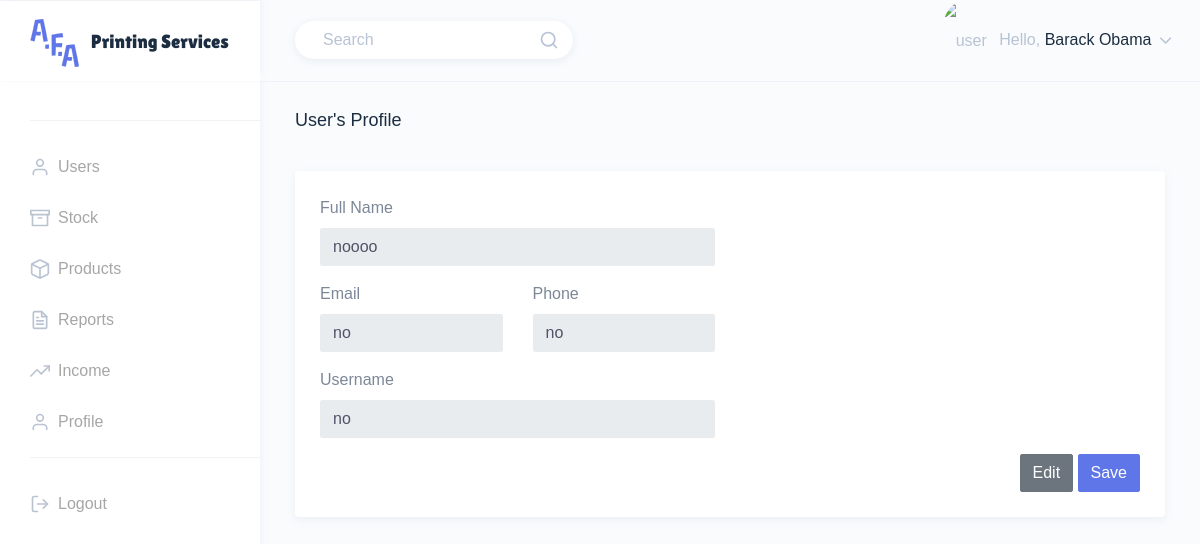
/src/html/manager/edit_customer.php?userId=2 (signed in), run on the app's committed database.
### tables this page shows
CREATE TABLE IF NOT EXISTS `user` (
  `user_id` int NOT NULL AUTO_INCREMENT,
  `full_name` varchar(150) NOT NULL,
  `email` varchar(150) NOT NULL,
  `phone` varchar(150) NOT NULL,
  `username` varchar(150) NOT NULL,
  `password` varchar(150) NOT NULL,
  `role` int NOT NULL,
  `access` tinyint(1) NOT NULL,
  `image_url` varchar(150) NOT NULL,
  PRIMARY KEY (`user_id`),
  KEY `role` (`role`)
);

CREATE TABLE IF NOT EXISTS `customer` (
  `customer_id` int NOT NULL AUTO_INCREMENT,
  `full_name` varchar(150) NOT NULL,
  `email` varchar(150) NOT NULL,
  `phone` varchar(150) NOT NULL,
  `username` varchar(150) NOT NULL,
  `password` varchar(255) NOT NULL,
  `image_url` varchar(150) NOT NULL,
  `access` tinyint(1) NOT NULL,
  PRIMARY KEY (`customer_id`)
);

### src/html/manager/edit_customer.php (the view, shortened to what this page needs)
<?php
    require_once('../../database/db.php');
    $sql = "SELECT * FROM user WHERE user_id=".$_SESSION['id']."";
    $query_result = mysqli_query($conn, $sql);
    while($record = mysqli_fetch_assoc($query_result)) {
      $users_info[] = $record;
    }
    $image_path=json_decode($user_info[0]['image_url'], true);
    $customer_id=$_GET['userId'];
    $sql = "SELECT * FROM customer WHERE customer_id=".$customer_id."";
    $query_result = mysqli_query($conn, $sql);
    while($record = mysqli_fetch_assoc($query_result)) {
      $user_info[] = $record;
    }
    $fullname=$user_info[0]['full_name'];
    $email=$user_info[0]['email'];
    $phone=$user_info[0]['phone'];
    $username=$user_info[0]['username'];
?>
<!DOCTYPE html>
<html dir="ltr" lang="en">
<head>
    <link href="../../assets/extra-libs/datatables.net-bs4/css/dataTables.bootstrap4.css" rel="stylesheet">
    <link href="../../dist/css/style.min.css" rel="stylesheet">
</head>
<body>
    <div id="main-wrapper" data-theme="light" data-layout="vertical" data-navbarbg="skin6" data-sidebartype="full" data-sidebar-position="fixed" data-header-position="fixed" data-boxed-layout="full">
        <header class="topbar" data-navbarbg="skin6">
            <nav class="navbar top-navbar navbar-expand-md">
                <div class="navbar-header" data-logobg="skin6">
                    <div class="navbar-brand">
                        <a href="index.php">
                            <b class="logo-icon">
                                <img src="../../assets/images/logo-icon-1.svg" alt="homepage" class="dark-logo" />
                            </b>
                            <span class="logo-text">
                                <img src="../../assets/images/logo-text-1.svg" alt="homepage" class="dark-logo" />
                            </span>
                        </a>
                    </div>
                </div>
                <div class="navbar-collapse collapse" id="navbarSupportedContent">
                    <ul class="navbar-nav float-left mr-auto ml-3 pl-1">
                      <li class="nav-item d-none d-md-block">
                          <a class="nav-link" href="javascript:void(0)">
                              <form>
                                  <div class="customize-input">
                                      <input class="form-control custom-shadow custom-radius border-0 bg-white"
                                          type="search" placeholder="Search" aria-label="Search">
                                      <i class="form-control-icon" data-feather="search"></i>
                                  </div>
                              </form>
                          </a>
                      </li>
                    </ul>
                    <ul class="navbar-nav float-right">
                        <li class="nav-item dropdown">
                            <a class="nav-link dropdown-toggle" href="javascript:void(0)" data-toggle="dropdown"
                                aria-haspopup="true" aria-expanded="false">
                                <?php echo"<img src='../../assets/images/users/".$image_path['path']."' alt='user' class='rounded-circle'
                                    width='40'>"; ?>
                                <span class="ml-2 d-none d-lg-inline-block"><span>Hello,</span> <span
                                        class="text-dark"><?php echo $users_info[0]['full_name']; ?></span> <i data-feather="chevron-down"
                                        class="svg-icon"></i></span>
                            </a>
                        </li>
                    </ul>
                </div>
            </nav>
        </header>
        <aside class="left-sidebar" data-sidebarbg="skin6">
            <div class="scroll-sidebar" data-sidebarbg="skin6">
                <nav class="sidebar-nav">
                    <ul id="sidebarnav">
                    <li class="list-divider"></li>
                    <li class="sidebar-item"> <a class="sidebar-link" href="index.php"
                            aria-expanded="false"><i data-feather="user" class="feather-icon"></i><span
                                class="hide-menu">Users</span></a>
                    </li>
                    <li class="sidebar-item"> <a class="sidebar-link sidebar-link" href="stock.php"
                            aria-expanded="false"><i data-feather="archive" class="feather-icon"></i><span
                                class="hide-menu">Stock</span></a>
                    </li>
                    <li class="sidebar-item"> <a class="sidebar-link sidebar-link" href="products.php"
                            aria-expanded="false"><i data-feather="box" class="feather-icon"></i><span
                                class="hide-menu">Products</span></a>
                    </li>
                    <li class="sidebar-item"> <a class="sidebar-link sidebar-link" href="reports.php"
                            aria-expanded="false"><i data-feather="file-text" class="feather-icon"></i><span
                                class="hide-menu">Reports</span></a>
                    </li>
                    <li class="sidebar-item"> <a class="sidebar-link sidebar-link" href="income.php"
                        aria-expanded="false"><i data-feather="trending-up" class="feather-icon"></i><span
                            class="hide-menu">Income</span></a>
                    </li>
                    <li class="sidebar-item"> <a class="sidebar-link sidebar-link" href="profile.php"
                        aria-expanded="false"><i data-feather="user" class="feather-icon"></i><span
                            class="hide-menu">Profile</span></a>
                    </li>
                        <li class="list-divider"></li>
                        <li class="sidebar-item"> <a class="sidebar-link sidebar-link" href="../logout.php"
                                aria-expanded="false"><i data-feather="log-out" class="feather-icon"></i><span
                                    class="hide-menu">Logout</span></a></li>
                    </ul>
                </nav>
            </div>
        </aside>
        <div class="page-wrapper">
            <div class="page-breadcrumb">
                <div class="row">
                    <div class="col-7 align-self-center">
                        <h4 class="page-title text-truncate text-dark font-weight-medium mb-1">User's Profile</h4>
                    </div>
                </div>
            </div>
            <div class="container-fluid">
                <div class="row">
                    <div class="col-12">
                        <div class="card">
                            <div class="card-body">
                                <form id="myForm" action="../../database/edit_customer_for_manager.php?userId=<?php echo $customer_id; ?>" method="post">
                                    <div class="form-body">
                                        <div class="row">
                                            <div class="col-md-6">
                                                <div class="form-group">
                                                    <label>Full Name</label>
                                                    <input id="fullname" name="fullname"  type="text" <?php echo "value='".$fullname."'"; ?> class="form-control" placeholder="full name" disabled>
                                                </div>
                                            </div>
                                        </div>
                                        <div class="row">
                                            <div class="col-md-3">
                                                <div class="form-group">
                                                    <label>Email</label>
                                                    <input id="email" name="email" type="text" <?php echo "value='".$email."'"; ?> class="form-control" placeholder="email" disabled>
                                                </div>
                                            </div>
                                            <div class="col-md-3">
                                                <div class="form-group">
                                                    <label>Phone</label>
                                                    <input id="phone" name="phone" type="text" <?php echo "value='".$phone."'"; ?> class="form-control" placeholder="phone" disabled>
                                                </div>
                                            </div>
                                        </div>
                                        <div class="row">
                                            <div class="col-md-6">
                                                <div class="form-group">
                                                    <label>Username</label>
                                                    <input id="username" name="username" type="text" <?php echo "value='".$username."'"; ?> class="form-control" placeholder="username" disabled>
                                                </div>
                                            </div>
                                        </div>
                                        <div class="form-actions">
                                            <div class="text-right">
                                                <button type="button" id="myButton" class="btn btn-secondary" onclick="edit()">Edit</button>
                                                <button type="submit" id="myButton2" class="btn btn-info">Save</button>
                                            </div>
                                        </div>
                                </form>
                            </div>
                        </div>
                    </div>
                </div>
            </div>
        </div>
    </div>
</body>
</html>

### data on the page
user: full_name "Barack Obama"
customer: fullname "noooo", email "no", phone "no", username "no"
